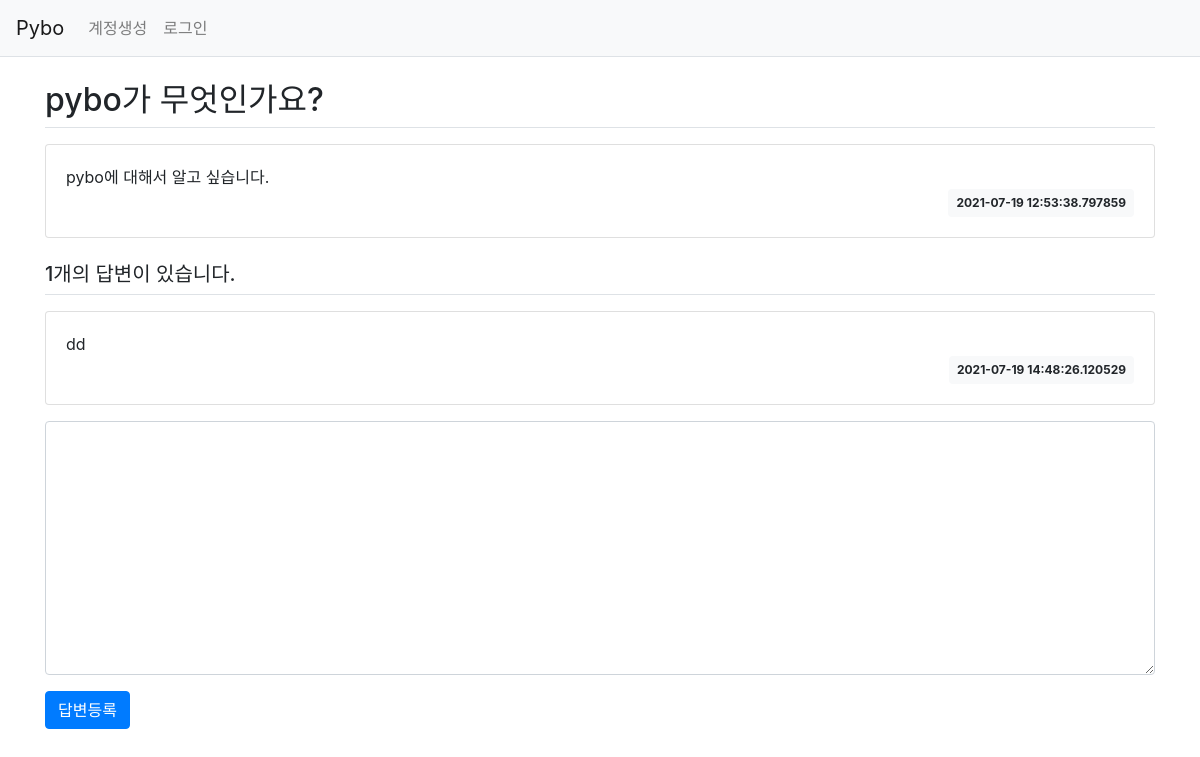
/question/detail/1/, run on an earlier commit of the app's database.
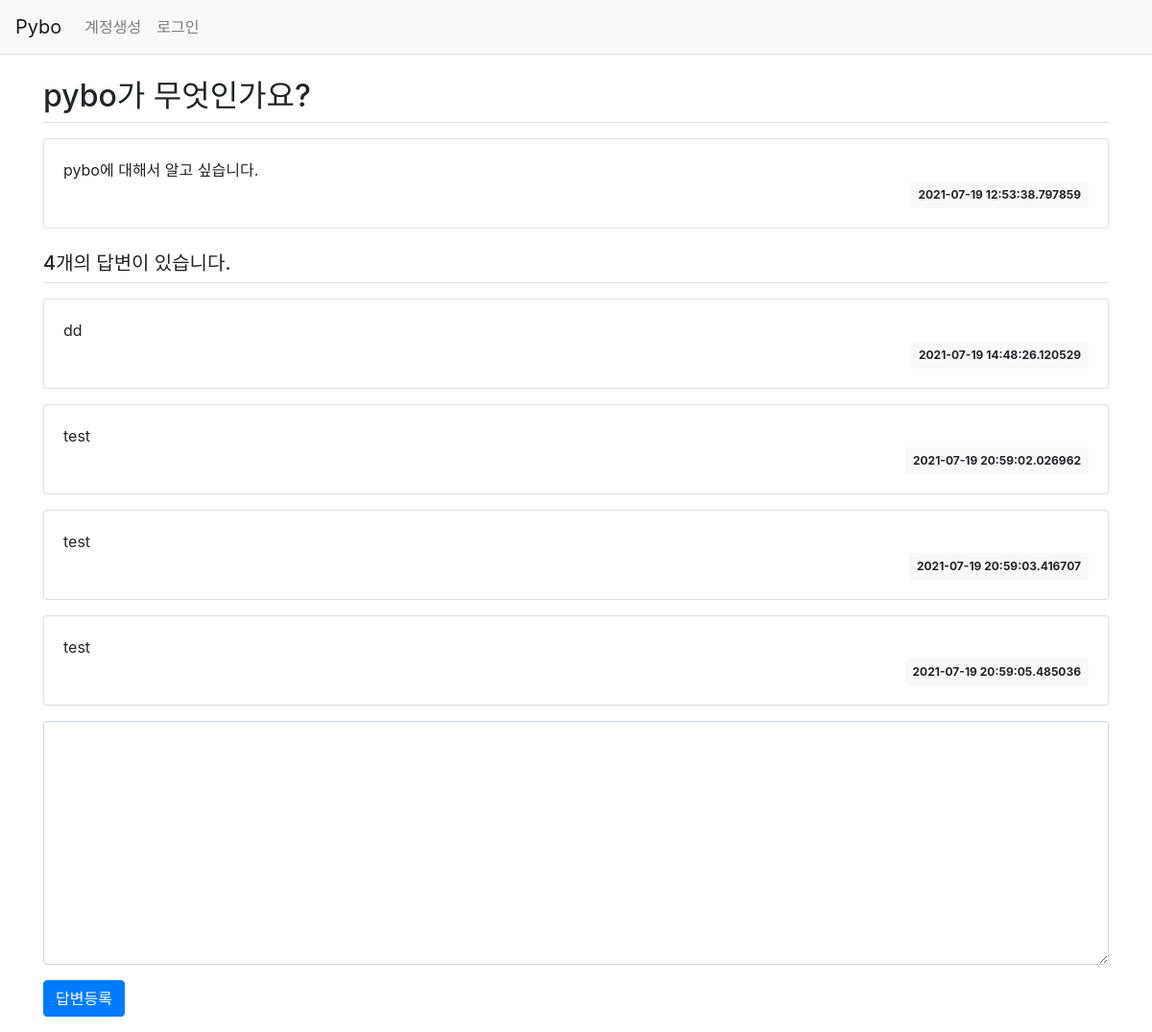
And on a later commit of the database.
### pybo/models.py (models this page shows)
class Question(db.Model):
    id = db.Column(db.Integer, primary_key=True)
    subject = db.Column(db.String(200), nullable=False)
    content = db.Column(db.Text(), nullable=False)
    create_date = db.Column(db.DateTime(), nullable=False)

class Answer(db.Model):
    id = db.Column(db.Integer, primary_key=True)
    question_id = db.Column(db.Integer, db.ForeignKey('question.id', ondelete='CASCADE'))
    question = db.relationship('Question', backref=db.backref('answer_set'))
    content = db.Column(db.Text(), nullable=False)
    create_date = db.Column(db.DateTime(), nullable=False)

### pybo/views/question_views.py (the view)
@bp.route('/detail/<int:question_id>/')
def detail(question_id):
    question = Question.query.get_or_404(question_id)
    return render_template('question/question_detail.html', question=question)

### pybo/templates/question/question_detail.html
{% extends 'base.html' %}
{% block content %}
<div class="container my-3">
    <h2 class="border-bottom py-2">{{ question.subject }}</h2>
    <div class="card my-3">
        <div class="card-body">
            <div class="card-text" style="white-space: pre-line;">{{ question.content }}</div>
            <div class="d-flex justify-content-end">
                <div class="badge badge-light p-2">
                    {{ question.create_date }}
                </div>
            </div>
        </div>
    </div>
    <h5 class="border-bottom my-3 py-2">{{ question.answer_set|length }}개의 답변이 있습니다.</h5>
    {% for answer in question.answer_set %}
    <div class="card my-3">
        <div class="card-body">
            <div class="card-text" style="white-space: pre-line;">{{ answer.content }}</div>
            <div class="d-flex justify-content-end">
                <div class="badge badge-light p-2">
                    {{ answer.create_date }}
                </div>
            </div>
        </div>
    </div>
    {% endfor %}
    <form action="{{ url_for('answer.create', question_id=question.id) }}" method="post" class="my-3">
        <div class="form-group">
            <textarea name="content" id="content" class="form-control" rows="10"></textarea>
        </div>
        <input type="submit" value="답변등록" class="btn btn-primary">
    </form>
</div>
{% endblock %}

### pybo/templates/base.html (shortened to what this page needs)
<!doctype html>
<html lang="ko">
<head>
    <link rel="stylesheet" href="{{ url_for('static', filename='bootstrap.min.css') }}">
    <link rel="stylesheet" href="{{ url_for('static', filename='style.css') }}">
</head>
<body>
<nav class="navbar navbar-expand-lg navbar-light bg-light border-bottom">
    <a class="navbar-brand" href="{{ url_for('main.index') }}">Pybo</a>
    <div class="collapse navbar-collapse flex-grow-0" id="navbarNav">
        <ul class="navbar-nav">
            <li class="nav-item ">
                <a class="nav-link" href="#">계정생성</a>
            </li>
            <li class="nav-item ">
                <a class="nav-link" href="#">로그인</a>
            </li>
        </ul>
    </div>
</nav>
{% block content %}
{% endblock %}
</body>
</html>

What changed in the data, as far as the page shows it:
added Answer: content "test", create_date "2021-07-19 20:59:02.026962"
added Answer: content "test", create_date "2021-07-19 20:59:03.416707"
added Answer: content "test", create_date "2021-07-19 20:59:05.485036"
Also different on the page:
{{ question.answer_set|length }}: "1" → "4"
